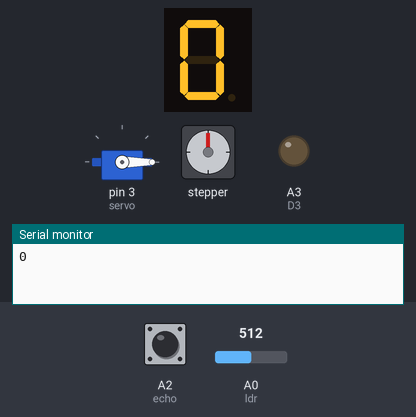
The sketch below on a simulated Arduino Uno, built with avr-gcc and run on an emulated ATmega328P. Shown: 1-digit seven-segment display, servo, stepper motor, output pins drawn as LEDs (lit = HIGH), the last lines printed to the serial monitor. Wiring (inferred from the names in the program): 1-digit 7-segment display, segments lit when HIGH: segments pin 8, pin 9, pin 10, pin 11, pin 12, pin 13, A5. Inputs (shaded band) come from the test bench; at power-on: A2 (echo) LOW, A0 (ldr) = 512. The segment pins are drawn as the display they are named for; stepper angles assume 500 steps per turn; pins used as bus, display or sensor lines are not drawn.

Above: at 4.1 s.
4.2 s: A2 (echo) pulsed HIGH 2 times (0.12 s each, 0.3 s apart)
At 4.47 s:
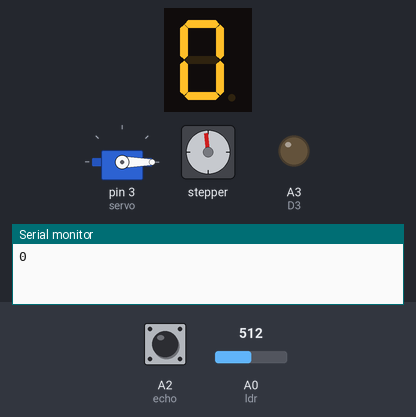
At 6.7 s:
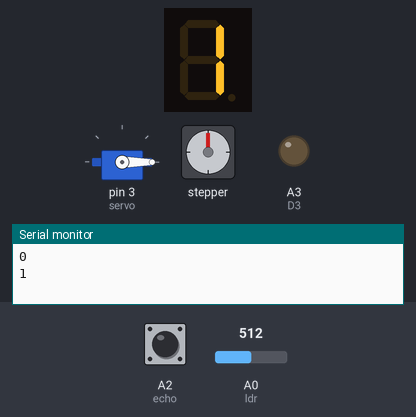
Timing chart, 0 to 9.8 s (numbered marks = the images above; inputs shaded):
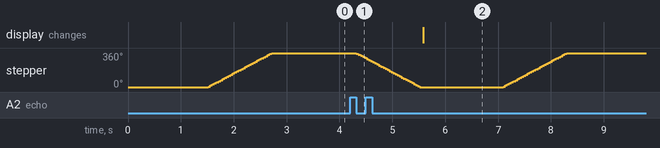

The sketch:

Experiment_5.ino
```cpp
#include<Stepper.h>
#include<Servo.h>

//proximity sensor pins
#define echo A2
#define trig A1
long duration;
int distance;

//step motor pins
#define IN1 4
#define IN2 5
#define IN3 6
#define IN4 7

//photoresistor
#define ldr A0

//servo motor
#define servo 3
Servo s;
int pos=90;

//4-Digit SSD
#define D1 0
#define D2 0
#define D3 A3
#define D4 A4
#define a 8
#define b 9
#define c 10
#define d 11
#define e 12
#define f 13
#define g A5

//counter
int in_counter = 0, in_max = 10;

//rotation is 512 for 90-degree rotation
int rotation = 500, dt = 50, motor_speed = 50;
Stepper motor(rotation, IN1, IN3, IN2, IN4);

//write functions
void write_D1(int disp=0);
void write_D2(int disp=0);
void write_D3(int disp=0);
void write_D4(int disp=0);
void write_num(int num = 0);

void setup() {
  // put your setup code here, to run once:


  pinMode(D3, OUTPUT);
  pinMode(D4, OUTPUT);
  pinMode(a, OUTPUT);;
  pinMode(b, OUTPUT);;
  pinMode(c, OUTPUT);;
  pinMode(d, OUTPUT);;
  pinMode(e, OUTPUT);;
  pinMode(f, OUTPUT);;
  pinMode(g, OUTPUT);

  pinMode(echo, INPUT);
  pinMode(trig, OUTPUT);

  pinMode(ldr, INPUT);

  pinMode(servo, OUTPUT);
  s.attach(servo);
  s.write(0);

  motor.setSpeed(motor_speed);
  Serial.begin(9600);
}

void loop() {
  digitalWrite(D3, HIGH);
  write_D4(in_counter);
  // put your main code here, to run repeatedly:
  int p_res = analogRead(ldr);
//  Serial.println(in_counter);

    //for photoresistor
  if(p_res<50)
  {
    delay(500);
    s.write(90);
    while(p_res<50)
    {
      p_res = analogRead(ldr);
      if(p_res>50)
      {
        delay(500);
        s.write(0);
        in_counter--;
        break;
      }
    }
  }
  else
  {
    delay(500);
    s.write(0);
  }
  //for entrance
  Serial.println(in_counter);
  distance = read_distance();
  if(distance<15&&in_counter==in_max)
    distance=15;

  if(distance<15)
  {
    motor.step(rotation);
    delay(dt);
    delay(1000);
    while(distance<15)
    {
      distance = read_distance();

      if(distance>15)
      {
        motor.step(-(rotation));
        delay(dt);
        in_counter++;
        break;
      }
    }
  }
  else
  {
    motor.step(0);
    delay(dt);
  }

//  Serial.println(in_counter);
//  Serial.println(p_res);
//  if(p_res<=300)
//    Serial.println("DARK");
//  else
//    Serial.println("BRIGHT");

}

int read_distance()
{
    digitalWrite(trig, LOW);
    delay(2);

    digitalWrite(trig, HIGH);
    delay(10);
    digitalWrite(trig, LOW);

   duration = pulseIn(echo, HIGH);
   distance = duration*0.034/2;

   return distance;
}

//Format for write function per digit:
/*
  - set digits not to be written to high which will be complemented in a 4-digit 7-segment display
  - write the disp parameter which is 0 by default
  - insert a delay
  - set all segments to low
*/
//write function for D1
void write_D1(int disp=0)
{
  digitalWrite(D2, HIGH);
  digitalWrite(D3, HIGH);
  digitalWrite(D4, HIGH);

  write_num(disp);

  delay(5);
  set_all_low();
}

//write function for D2
void write_D2(int disp=0)
{
  digitalWrite(D1, HIGH);
  digitalWrite(D3, HIGH);
  digitalWrite(D4, HIGH);

  write_num(disp);

  delay(5);
  set_all_low();
}

//write function for D3
void write_D3(int disp=0)
{
  digitalWrite(D2, HIGH);
  digitalWrite(D1, HIGH);
  digitalWrite(D4, HIGH);

  write_num(disp);

  delay(5);
  set_all_low();
}

//write function for D4
void write_D4(int disp=0)
{
  digitalWrite(D2, HIGH);
  digitalWrite(D3, HIGH);
  digitalWrite(D1, HIGH);

   write_num(disp);

  delay(5);
  set_all_low();
}

//close all of the current digit
void off_all()
{
    digitalWrite(a, LOW);
    digitalWrite(b, LOW);
    digitalWrite(c, LOW);
    digitalWrite(d, LOW);
    digitalWrite(e, LOW);
    digitalWrite(f, LOW);
    digitalWrite(g, LOW);
}

//set all digits to LOW
void set_all_low()
{
  digitalWrite(D1, LOW);
  digitalWrite(D2, LOW);
  digitalWrite(D3, LOW);
  digitalWrite(D4, LOW);

}


//write function on current digit
/*
  format:
  - close all first
  - enter switch statement
*/
void write_num(int num = 0)
{
  off_all();
  switch(num)
  {
    case 0:
      digitalWrite(a, HIGH);
      digitalWrite(b, HIGH);
      digitalWrite(c, HIGH);
      digitalWrite(d, HIGH);
      digitalWrite(e, HIGH);
      digitalWrite(f, HIGH);
//      digitalWrite(g, HIGH);
      break;
    case 1:
//      digitalWrite(a, HIGH);
      digitalWrite(b, HIGH);
      digitalWrite(c, HIGH);
//      digitalWrite(d, HIGH);
//      digitalWrite(e, HIGH);
//      digitalWrite(f, HIGH);
//      digitalWrite(g, HIGH);
      break;
    case 2:
      digitalWrite(a, HIGH);
      digitalWrite(b, HIGH);
//      digitalWrite(c, HIGH);
      digitalWrite(d, HIGH);
      digitalWrite(e, HIGH);
//      digitalWrite(f, HIGH);
      digitalWrite(g, HIGH);
      break;
    case 3:
      digitalWrite(a, HIGH);
      digitalWrite(b, HIGH);
      digitalWrite(c, HIGH);
      digitalWrite(d, HIGH);
//      digitalWrite(e, HIGH);
//      digitalWrite(f, HIGH);
      digitalWrite(g, HIGH);
      break;
    case 4:
//      digitalWrite(a, HIGH);
      digitalWrite(b, HIGH);
      digitalWrite(c, HIGH);
//      digitalWrite(d, HIGH);
//      digitalWrite(e, HIGH);
      digitalWrite(f, HIGH);
      digitalWrite(g, HIGH);
      break;
    case 5:
      digitalWrite(a, HIGH);
//      digitalWrite(b, HIGH);
      digitalWrite(c, HIGH);
      digitalWrite(d, HIGH);
//      digitalWrite(e, HIGH);
      digitalWrite(f, HIGH);
      digitalWrite(g, HIGH);
      break;
    case 6:
      digitalWrite(a, HIGH);
//      digitalWrite(b, HIGH);
      digitalWrite(c, HIGH);
      digitalWrite(d, HIGH);
      digitalWrite(e, HIGH);
      digitalWrite(f, HIGH);
      digitalWrite(g, HIGH);
      break;
    case 7:
      digitalWrite(a, HIGH);
      digitalWrite(b, HIGH);
      digitalWrite(c, HIGH);
//      digitalWrite(d, HIGH);
//      digitalWrite(e, HIGH);
//      digitalWrite(f, HIGH);
//      digitalWrite(g, HIGH);
      break;
    case 8:
      digitalWrite(a, HIGH);
      digitalWrite(b, HIGH);
      digitalWrite(c, HIGH);
      digitalWrite(d, HIGH);
      digitalWrite(e, HIGH);
      digitalWrite(f, HIGH);
      digitalWrite(g, HIGH);
      break;
    case 9:
      digitalWrite(a, HIGH);
      digitalWrite(b, HIGH);
      digitalWrite(c, HIGH);
//      digitalWrite(d, HIGH);
//      digitalWrite(e, HIGH);
      digitalWrite(f, HIGH);
      digitalWrite(g, HIGH);
      break;
  }
}
```

Measured:
- after the input at 4.2 s, stepper: turns 360° counter-clockwise in 1.2 s, then 360° clockwise in 1.2 s
- by itself, stepper: turns 360° clockwise in 1.2 s
